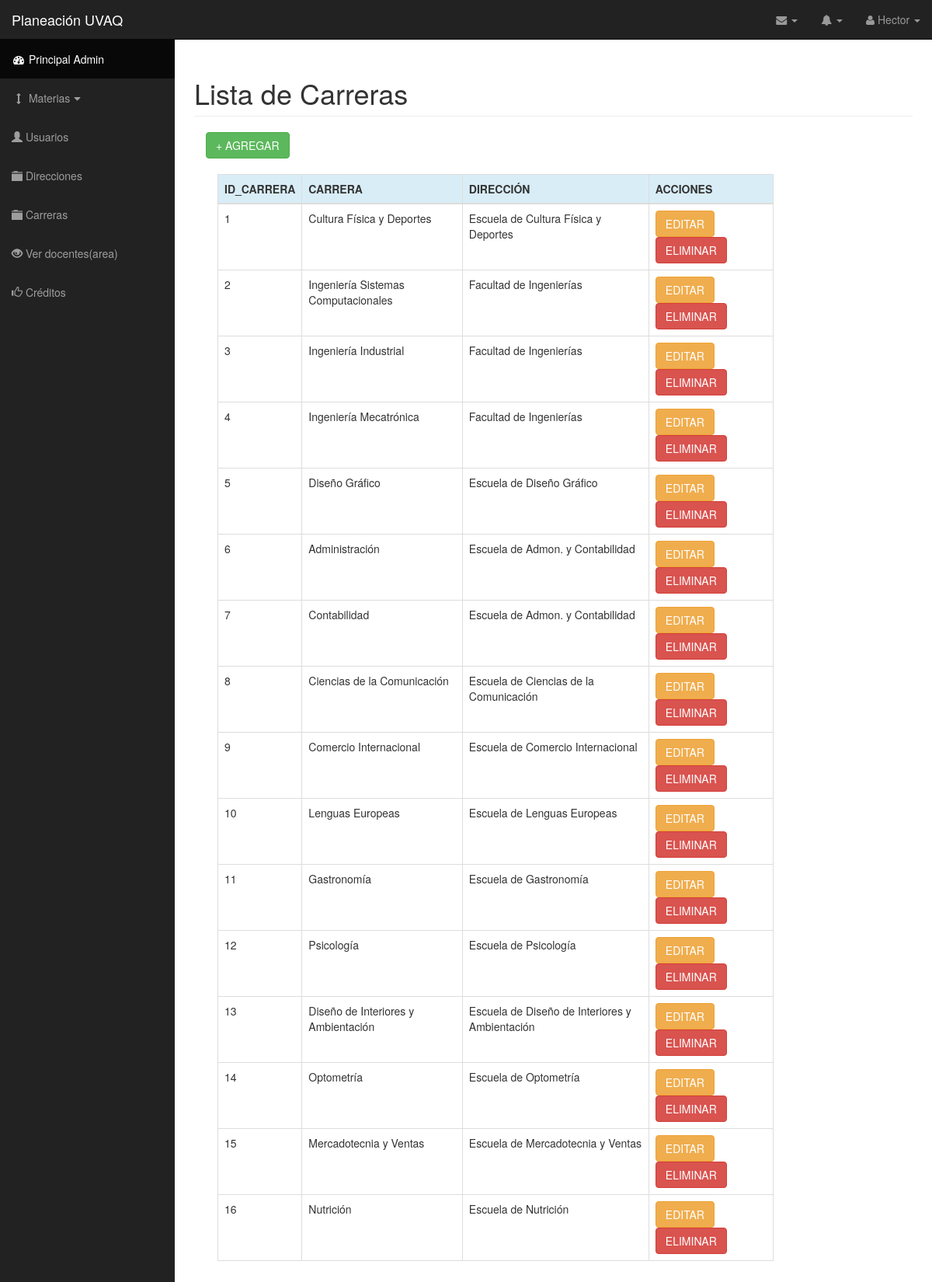
Page /carreras.php (signed in) on the committed database.
### tables this page shows
CREATE TABLE `usuarios` (
  `id_usuario` int(11) NOT NULL,
  `usuario` varchar(20) NOT NULL,
  `nombre` varchar(40) NOT NULL,
  `apellido` varchar(40) NOT NULL,
  `pass` varchar(40) NOT NULL,
  `correo` varchar(50) NOT NULL,
  `grado_academ` varchar(50) NOT NULL,
  `formacion` varchar(40) NOT NULL,
  `admin` int(1) NOT NULL,
  `director` int(11) NOT NULL
);

CREATE TABLE `carreras` (
  `id_carrera` int(11) NOT NULL,
  `carrera` varchar(60) NOT NULL,
  `id_direccion` int(11) NOT NULL
);

CREATE TABLE `direcciones` (
  `id_direccion` int(11) NOT NULL,
  `direccion` varchar(60) NOT NULL
);

### carreras.php (the view, shortened to what this page needs)
<?php include('conect.php'); ?>
<!DOCTYPE html>
<html lang="en">
    <?php include('head.php'); ?>
    <body>
        <div id="wrapper">
            <nav class="navbar navbar-inverse navbar-fixed-top" role="navigation">
                <?php include("navbarHeader.php"); include("sidebar.php"); ?>
            </nav>
            <div id="page-wrapper">
                <div class="container-fluid table-responsive">
                    <h1 class="page-header">
                    Lista de Carreras
                    </h1>
                    <div class="col-md-12">
                        <?php
                          $sql = mysqli_query($link, "SELECT  c.id_carrera, c.carrera, c.id_direccion , d.direccion FROM carreras c
                                                    LEFT JOIN direcciones d
                                                    ON  c.id_direccion = d.id_direccion");
                        ?>
                        <a href="#agregacarr" class="btn btn-success" data-toggle="modal">+ AGREGAR</a><br><br>
                        <div class="col-lg-10 col-md-10 col-sm-12 col-xs-12">
                            <table class="table table-hover table-bordered table-responsive">
                                <thead>
                                    <tr class="info">
                                        <th>ID_CARRERA</th>
                                        <th>CARRERA</th>
                                        <th>DIRECCIÓN</th>
                                        <th>ACCIONES</th>
                                    </tr>
                                </thead>
                                <tbody>
                                   <?php while ($row = mysqli_fetch_row($sql)) {
                                    ?>
                                    <tr>
                                        <td><?php echo $row[0]; ?></td>
                                        <td><?php echo $row[1]; ?></td>
                                        <td><?php echo $row[3]; ?></td>
                                      <td>
                                      <a href="editarCarr.php?id_carrera=<?php echo $row[0]; ?>" class="btn btn btn-warning">EDITAR</a>
                                      <a href="eliminarcarr.php?id_carrera=<?php echo $row[0]; ?>" class="btn btn btn-danger">ELIMINAR</a></td>
                                        </tr>
                                    <?php
                                    } ?>
                                </tbody>
                            </table>
                        </div>
                    </div>
                </div>
            </div>
        </div>
    </body>
</html>

### navbarHeader.php (shortened to what this page needs)
<?php
$sql = "SELECT nombre FROM usuarios WHERE id_usuario = $_SESSION[id_usuario]";
$res= @mysql_query($sql) or die(mysql_error());
$data = mysql_fetch_assoc($res);
?>
<div class="navbar-header">
    <a class="navbar-brand" href="index.php">Planeación UVAQ</a>
</div>
<ul class="nav navbar-right top-nav">
    <li class="dropdown">
        <a href="#" class="dropdown-toggle" data-toggle="dropdown"><i class="fa fa-envelope"></i> <b class="caret"></b></a>
    </li>
    <li class="dropdown">
        <a href="#" class="dropdown-toggle" data-toggle="dropdown"><i class="fa fa-bell"></i> <b class="caret"></b></a>
    </li>
    <li class="dropdown">
        <a href="#" class="dropdown-toggle" data-toggle="dropdown"><i class="fa fa-user"></i> <?php echo $data['nombre']; ?> <b class="caret"></b></a>
    </li>
</ul>

### css/sb-admin.css (style rules this page uses)
body { margin-top: 100px; background-color: #222; }
@media (min-width:768px) { body { margin-top: 50px; } }
#wrapper { padding-left: 0; }
#page-wrapper { width: 100%; padding: 0; background-color: #fff; }
@media (min-width:768px) { #wrapper { padding-left: 225px; } }
@media (min-width:768px) { #page-wrapper { padding: 10px; } }
.top-nav { padding: 0 15px; }
.top-nav>li { display: inline-block; float: left; }
.top-nav>li>a { padding-top: 15px; padding-bottom: 15px; line-height: 20px; color: #999; }

### rows in the picture
usuarios: nombre "Hector"
carreras: id_carrera "1", carrera "Cultura Física y Deportes", id_direccion.direccion "Escuela de Cultura Física y Deportes"
carreras: id_carrera "2", carrera "Ingeniería Sistemas Computacionales", id_direccion.direccion "Facultad de Ingenierías"
carreras: id_carrera "3", carrera "Ingeniería Industrial", id_direccion.direccion "Facultad de Ingenierías"
carreras: id_carrera "4", carrera "Ingeniería Mecatrónica", id_direccion.direccion "Facultad de Ingenierías"
carreras: id_carrera "5", carrera "Diseño Gráfico", id_direccion.direccion "Escuela de Diseño Gráfico"
carreras: id_carrera "6", carrera "Administración", id_direccion.direccion "Escuela de Admon. y Contabilidad"
carreras: id_carrera "7", carrera "Contabilidad", id_direccion.direccion "Escuela de Admon. y Contabilidad"
carreras: id_carrera "8", carrera "Ciencias de la Comunicación", id_direccion.direccion "Escuela de Ciencias de la Comunicación"
carreras: id_carrera "9", carrera "Comercio Internacional", id_direccion.direccion "Escuela de Comercio Internacional"
carreras: id_carrera "10", carrera "Lenguas Europeas", id_direccion.direccion "Escuela de Lenguas Europeas"
carreras: id_carrera "11", carrera "Gastronomía", id_direccion.direccion "Escuela de Gastronomía"
carreras: id_carrera "12", carrera "Psicología", id_direccion.direccion "Escuela de Psicología"
carreras: id_carrera "13", carrera "Diseño de Interiores y Ambientación", id_direccion.direccion "Escuela de Diseño de Interiores y Ambientación"
carreras: id_carrera "14", carrera "Optometría", id_direccion.direccion "Escuela de Optometría"
carreras: id_carrera "15", carrera "Mercadotecnia y Ventas", id_direccion.direccion "Escuela de Mercadotecnia y Ventas"
carreras: id_carrera "16", carrera "Nutrición", id_direccion.direccion "Escuela de Nutrición"
